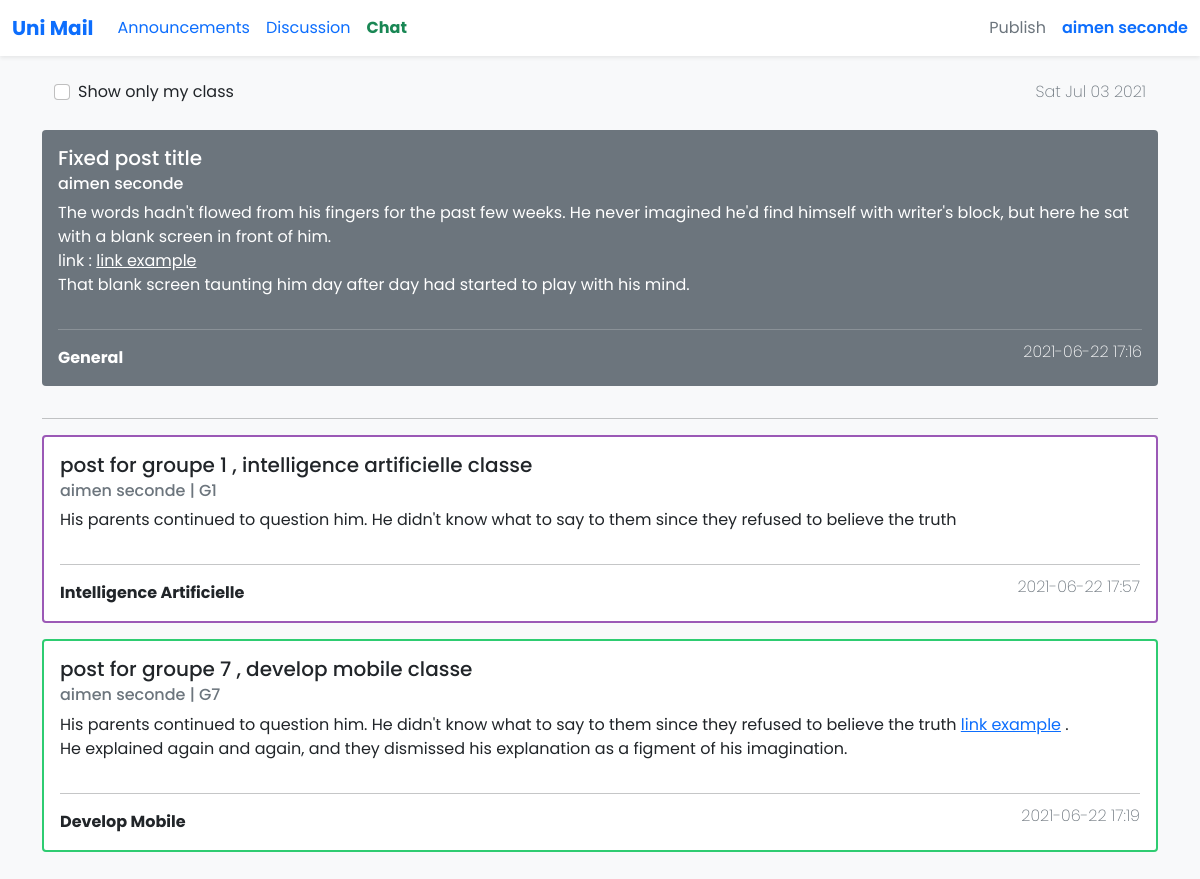
The page /site/main.php (signed in) on the database its author committed.
### tables this page shows
CREATE TABLE `posts` (
  `id` int(11) NOT NULL,
  `title` varchar(255) NOT NULL,
  `Contexts` text NOT NULL,
  `fixed` tinyint(4) NOT NULL,
  `groupe` tinyint(4) NOT NULL,
  `class` tinyint(4) NOT NULL,
  `owner` int(11) NOT NULL,
  `date` datetime NOT NULL DEFAULT current_timestamp()
);

CREATE TABLE `memb` (
  `id` int(11) NOT NULL,
  `name` varchar(255) NOT NULL,
  `surname` varchar(255) NOT NULL,
  `email` varchar(255) NOT NULL,
  `pass` varchar(255) NOT NULL,
  `type` tinyint(4) NOT NULL,
  `groupe` tinyint(4) NOT NULL
);

### site/functions.php (the view, shortened to what this page needs)
<?php
function echoName() {
    echo $_SESSION['S_name'] . ' ';
  }
  function echoSurname() {
    echo $_SESSION['S_surname'] . ' ';
  }
  function setPubState()
  {
      if($_SESSION['S_type']<=2)
      {
          echo 'active';
      }
      else
      {
          echo 'disabled';
      }
  }
function showann($ann_id)
{
  $dsn = 'mysql:host=localhost;dbname=unimaildb';
  $user = 'root';
  $pass = '';
  $options = array(
      PDO::MYSQL_ATTR_INIT_COMMAND => 'SET NAMES utf8',
  );
  try {
  $db = new PDO($dsn , $user , $pass , $options);
  }catch(PDOException $e)
  {
      echo 'Failed ' . $e->getMessage();
  }
  $stmt = $db->prepare
    ("SELECT *
    FROM posts
    WHERE id = ?");
    $stmt->execute(array($ann_id));
    $row = $stmt->fetch();
    $stmt = $db->prepare
    ("SELECT name , surname
    FROM memb
    WHERE id = ?");
    $stmt->execute(array($_SESSION['S_id']));
    $owner = $stmt->fetch();
$class_color = array(
    "1" => "#2ECC71",
    "2" => "#D35400",
    "3" => "#5DADE2",
    "4" => "#9B59B6",
    "5" => "#34495E",
    "0" => "#0275d8",
);
$class_name = array(
  "1" => "Develop Mobile",
  "2" => "Web sémantique",
  "3" => "Sécurité informatique",
  "4" => "Intelligence Artificielle",
  "5" => "rédaction scientifique",
  "0" => "General",
);
$groupe = '';
if($row['groupe']!=0)
{
  $groupe = ' | G'.$row['groupe'];
}
$colore = '';
$border = 2;
$text_muted = 'text-muted';
if($row['fixed']==1)
{
  $colore = "text-white bg-secondary fixed";
  $text_muted = '';
  $border = 0;
}
    echo '
    <div class="row">
    <div class="col">
      <div class="card
      '. $colore .'
      mb-3"
      style = "border: '.$border.'px solid '.$class_color[$row['class']].' !important;">
        <div class="card-body">
            <h5 class="card-title">
            '.$row['title'].'
            </h5>
            <h6 class="card-subtitle mb-2 '.$colore.'  '.$text_muted.'">
            '. $owner['name'] . ' ' . $owner['surname'] .$groupe .'
            </h6>
            <p class="card-text" id="contexts">'. $row['Contexts'] .'</p>
            <div class="row">
            <div class="col"><hr/></div>
            </div>
            <div class="row">
              <div class="col" style="font-weight: 700;">
              '.$class_name[$row['class']].'
              </div>
              <div class="col"> <h6 class="card-subtitle mb-2 text-end '.$colore.' '.$text_muted.' " id="date">
              '. substr($row['date'], 0, 16) .'
              </h6> </div>
            </div>
        </div>
      </div>
    </div>
  </div>
    ';
}

### site/main.php (shortened to what this page needs)
<?php
include 'functions.php';
include 'connect.php';
?>
<!DOCTYPE html>
<html lang="en" dir="ltr">
<head>
  <link rel="stylesheet" href="styles/bootstrap/bootstrap.css">
  <link rel="stylesheet" href="styles/style.css">
</head>
  <body style="margin-bottom: 50px;">
  <nav class="navbar fixed-top navbar-expand-lg shadow-sm " id="my-nav-bar">
  <div class="container-fluid">
    <a class="navbar-brand" id="my-brand" href="main.php">Uni Mail</a>
    <div class="collapse navbar-collapse" id="navbarSupportedContent">
    <ul class="navbar-nav me-auto mb-2 mb-lg-0">
    <li class="nav-item">
         <li class="nav-item">
          <a class="nav-link active" aria-current="page" href="main.php">Announcements</a>
        </li>
        <li class="nav-item">
          <a class="nav-link active" aria-current="page" href="discussion.php">Discussion</a>
        </li>
        <li class="nav-item">
          <a class="nav-link active text-success" style="font-weight: 700;" aria-current="page" href="chat.php">Chat</a>
        </li>
      </ul>
      <ul class="navbar-nav ms-auto mb-2 mb-lg-0">
        <li class="nav-item">
          <a class="nav-link <?php setPubState();?>" href="create-post.php" tabindex="-1" aria-disabled="true">Publish</a>
        </li>
        <li class="nav-item dropdown ms-auto"><a class="nav-link pe-0" id="userInfo" href="#" data-bs-toggle="dropdown" aria-haspopup="true" aria-expanded="false"><span style="font-weight: 550;"><?php  echoName(); echoSurname();?></span></a>
          </li>
      </ul>
    </div>
  </div>
</nav>
<div class="navmarg"></div>
<br>
<div class="container">
  <div class="row">
    <div class="col-md-9 ps-4">
      <div class="form-check">
      <form method="get" action="<?php echo $_SERVER['PHP_SELF'];?>" id="show_my_class">
        <input class="form-check-input" type="checkbox" value="" id="flexCheckDefault" name="showmyclass" onchange=" this.form.submit()" <?php if(isset($_GET['showmyclass']))echo 'checked';?>>
        <label class="form-check-label" for="flexCheckDefault">
          Show only my class
        </label>
        </form>
      </div>
    </div>
    <div class="col text-muted text-end pe-4" id="date">
      </div>
  </div>
  <div class="row"><div class="col"><br></div></div>
  <?php
if(!isset($_GET['showmyclass'])){
    $stmt_getfixed = $db->prepare
    ("SELECT id
    FROM posts
    WHERE fixed = 1");
    $stmt_getfixed->execute();
    $rows = $stmt_getfixed->fetchAll();
    if(count($rows)==0)
    {
      echo '
      <div class="row">
        <div class="col" Style = "text-align: center;"> <p class="fs-2 text-muted"> No posts.</p> </div>
      </div>
      ';
    }
    else
    {
      for($a=count($rows)-1 ; $a>=0 ; $a-- )
      {
        showann($rows[$a][0]);
      }
    }
  }
  ?>
<hr>
<?php
if(!isset($_GET['showmyclass']))
{
  $stmt_getunfixed = $db->prepare
  ("SELECT id
  FROM posts
  WHERE fixed = 0");
  $stmt_getunfixed->execute();
  $rows = $stmt_getunfixed->fetchAll();
  if(count($rows)==0)
  {
    echo '
    <div class="row">
      <div class="col" Style = "text-align: center;"> <p class="fs-2 text-muted"> No posts.</p> </div>
    </div>
    ';
  }
  else
  {
    for($a=count($rows)-1 ; $a>=0 ; $a-- )
    {
      showann($rows[$a][0]);
    }
  }
}
?>
</div>
  </body>
</html>

### site/styles/style.css (style rules this page uses)
body { background-color: #F8F9FA; font-family: 'Poppins', sans-serif; margin-bottom: 50px; }
#my-nav-bar { background-color: white; }
#my-brand { font-weight : 700; }
#date { font-weight: 200; }
hr { margin-top: 1rem; margin-bottom: 1rem; border: 0; border-top: 1px solid rgba(0, 0, 0, 0.1); }
.navmarg { height: 56px; }
#contexts { white-space: pre-wrap; }
.fixed #contexts a { color: white; }

### rows shown on the page
posts: title "Fixed post title", memb.name "aimen", memb.surname "seconde", Contexts "The words hadn't flowed from his fingers for the past few weeks. He never imagined he'd find himself with writer's block, but here he sat with a blank screen in front of him. link : link example That blank screen taunting him day after day had started to play with his mind.", class "General", date "2021-06-22 17:16"
posts: title "post for groupe 1 , intelligence artificielle classe", groupe "| G1", Contexts "His parents continued to question him. He didn't know what to say to them since they refused to believe the truth", class "Intelligence Artificielle", date "2021-06-22 17:57"
memb: name "aimen", surname "seconde"
posts: title "post for groupe 7 , develop mobile classe", groupe "| G7", Contexts "His parents continued to question him. He didn't know what to say to them since they refused to believe the truth link example . He explained again and again, and they dismissed his explanation as a figment of his imagination.", class "Develop Mobile", date "2021-06-22 17:19"

### other values the page prints
$_SESSION['S_name'] "aimen"
$_SESSION['S_surname'] "seconde"
